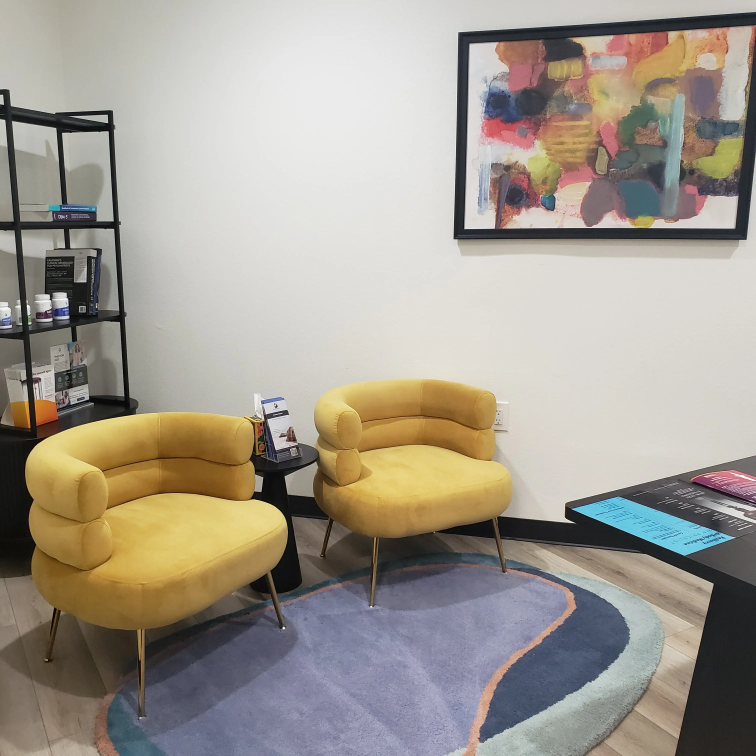
#> input picture assets/images/ambience/resiliency-amb-1.webp, 3024 x 3024 px (shown at 1/4 size)
$ python make-mobile-variants.py
#> lines starting #> are read from the running program, lines starting #| are printed output that depends on the picture
#!/usr/bin/env python3
"""Generate smaller mobile variants of homepage card images.

For each image used at small CSS sizes (h-48 = 192px, etc.), this script
creates a sibling file at -mobile.webp with dimensions ~640px wide.
The markup should be updated to use <picture> with srcset to serve the
smaller file to mobile devices (viewport < 768px).

Skips files that already have a -mobile.webp sibling.
"""

import sys
from pathlib import Path
from PIL import Image

ROOT = Path(__file__).resolve().parent

# Mobile cards: h-48 (192px), h-[500px], h-[550px], h-[600px], etc.
# A 640px-wide variant covers all of these at 2x DPR.
SOURCES = [
    "assets/images/ambience/resiliency-amb-1.webp",
    "assets/images/ambience/resiliency-amb-4.webp",
    "assets/images/ambience/resiliency-amb-5.webp",
    "assets/images/brainsway-image.webp",
    "assets/images/spravato-home.webp",
    "assets/images/doctor_consult.webp",
    "assets/images/service_iv.webp",
    "assets/images/service_med_management.webp",
    "assets/images/anxiety_consultation.webp",
    "assets/images/vns_therapy_device.webp",
    "assets/images/proliv-img-2.webp",
    # Larger display images
    "assets/images/home/Resiliency01.webp",
    "assets/images/home/TMS-Therapy-Orange-County-homepage.webp",
    "assets/images/home/Stefani-LaFrenierre-main-home.webp",
    "assets/images/home/cta-bg.webp",
    "assets/images/hero_bg.webp",
    "assets/images/home/hero-poster.webp",
]

MOBILE_MAX = 640   # px wide
MOBILE_QUALITY = 72  # lower than desktop since these are smaller displays


def make_mobile(src: Path) -> tuple[int, int]:
    with Image.open(src) as im:
#> im is the input picture: PIL image 3024x3024 RGB; mean R, G, B 161.7, 154.5, 143.8
        if im.mode not in ("RGB", "RGBA"):
            im = im.convert("RGB")
        ratio = MOBILE_MAX / im.size[0] if im.size[0] > MOBILE_MAX else 1.0
#> ratio = 0.212
        if ratio < 1.0:
            new_size = (MOBILE_MAX, int(im.size[1] * ratio))
#> new_size = (640, 640)
            im = im.resize(new_size, Image.LANCZOS)
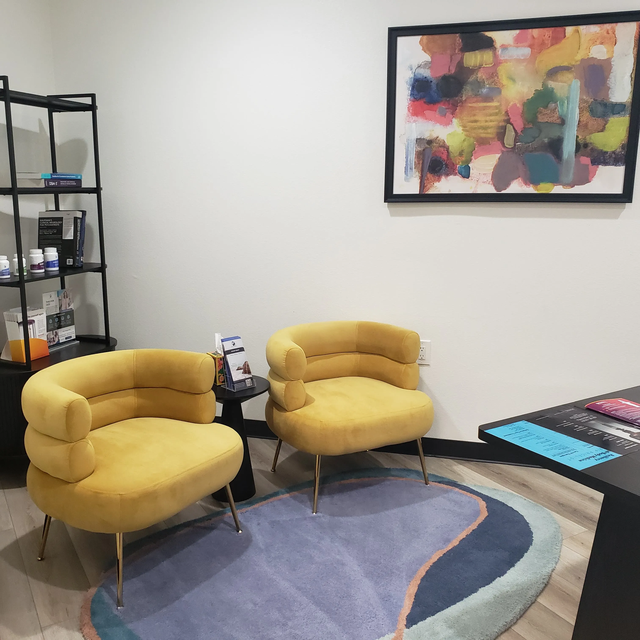
#> im: PIL image 640x640 RGB; mean R, G, B 161.7, 154.5, 143.8

    # Output filename: foo.webp -> foo-mobile.webp
    dst = src.with_name(src.stem + "-mobile.webp")
    im.save(dst, "WEBP", quality=MOBILE_QUALITY, method=6)
    return src.stat().st_size, dst.stat().st_size


def main() -> int:
    converted = skipped = failed = 0
    total_saved = 0
    for rel in SOURCES:
        src = ROOT / rel
        if not src.exists():
            print(f"  SKIP (missing): {rel}")
            continue
        try:
            src_size, dst_size = make_mobile(src)
            saving_pct = 100 * (src_size - dst_size) / src_size if src_size else 0
            total_saved += src_size - dst_size
            print(
                f"  {src.name}  ({src_size//1024}KB -> {dst_size//1024}KB, "
                f"{saving_pct:+.0f}%)"
            )
            converted += 1
        except Exception as exc:  # noqa: BLE001
            print(f"  FAIL {rel}: {exc}")
            failed += 1
#> pass 2 of the loop in main, `for rel in SOURCES:`:
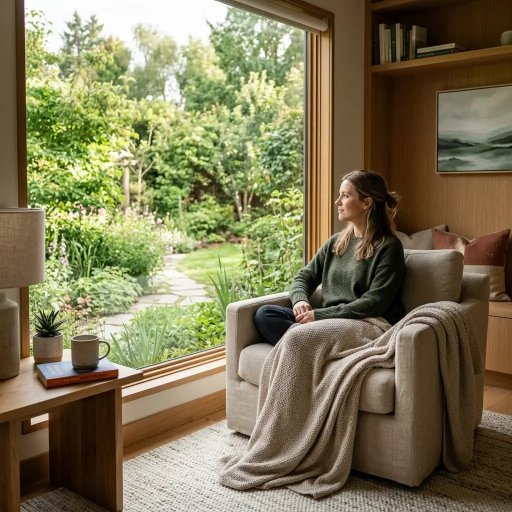
#> input picture assets/images/ambience/resiliency-amb-4.webp, 1024 x 1024 px (shown at 1/2 size)
#> in make_mobile, im is the input picture: PIL image 1024x1024 RGB; mean R, G, B 126, 118.8, 85.3
#> in make_mobile (call 2), `im = im.resize(new_size, Image.LANCZOS)`:
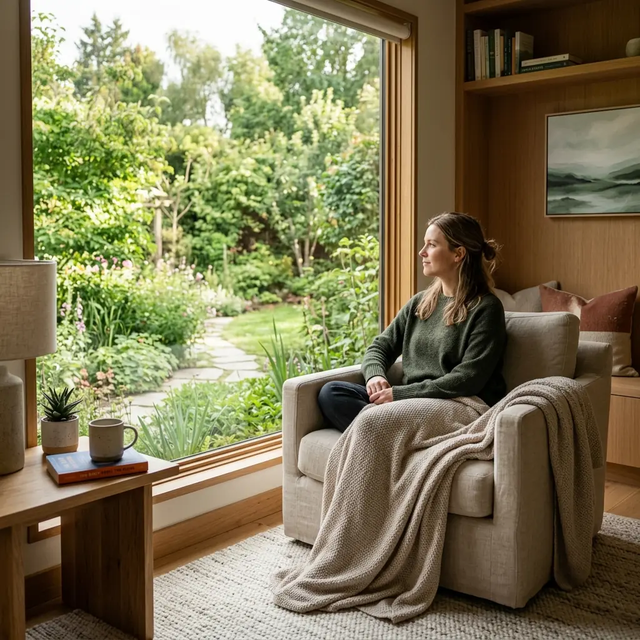
#> im: PIL image 640x640 RGB; mean R, G, B 126, 118.8, 85.3
#> pass 3 of the loop in main, `for rel in SOURCES:`:
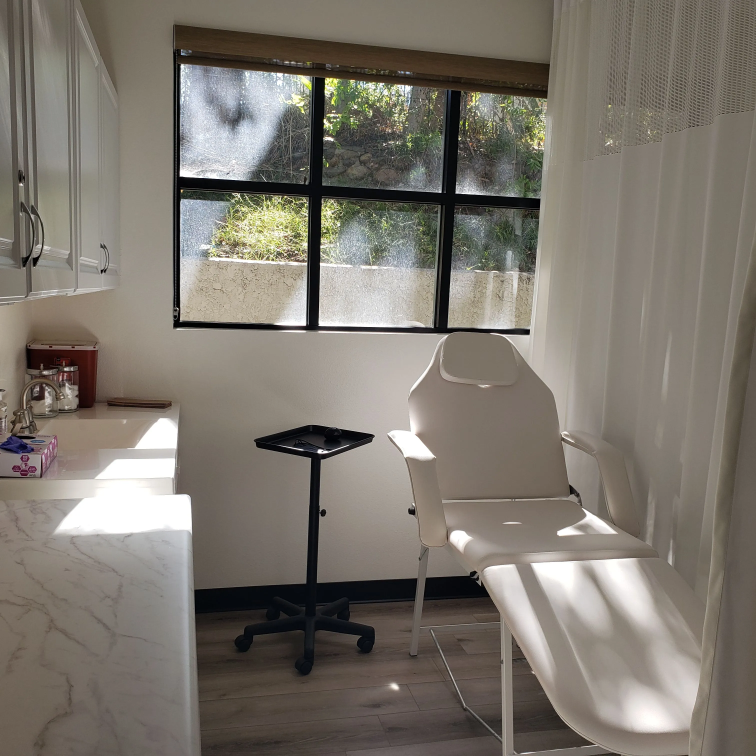
#> input picture assets/images/ambience/resiliency-amb-5.webp, 3024 x 3024 px (shown at 1/4 size)
#> in make_mobile, im is the input picture: PIL image 3024x3024 RGB; mean R, G, B 124.6, 118.4, 109.4
#> in make_mobile (call 3), `im = im.resize(new_size, Image.LANCZOS)`:
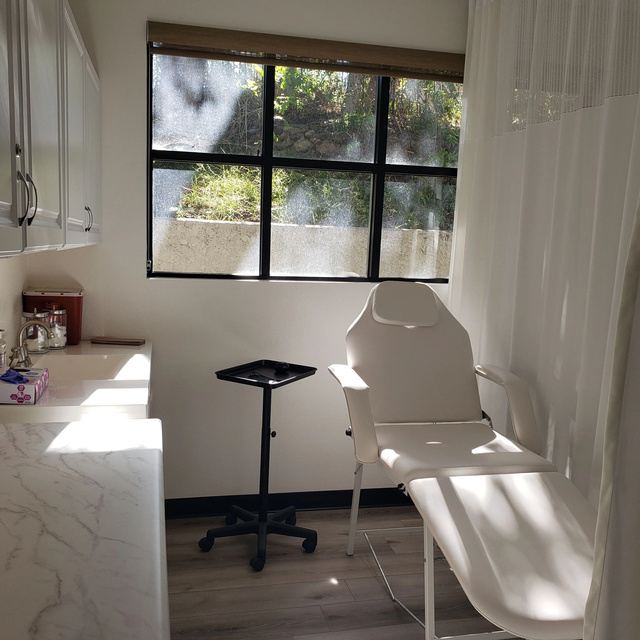
#> im: PIL image 640x640 RGB; mean R, G, B 124.6, 118.4, 109.4
#> the loop made 17 passes; the first 3 are shown

    print("=" * 60)
    print(f"Generated: {converted} | Failed: {failed}")
    print(f"Total mobile savings: {total_saved//1024}KB")
    return 0 if failed == 0 else 1


if __name__ == "__main__":
    sys.exit(main())
#> (the program exits here)
